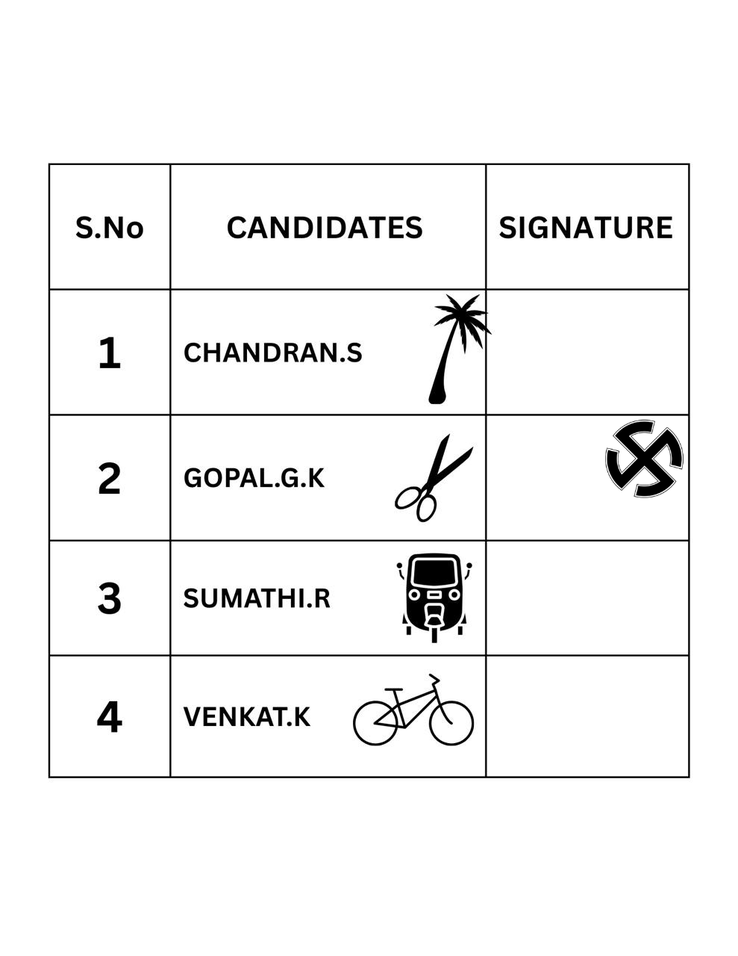
#> input picture Untitled design (10).png, 738 x 956 px, shrunk from 989 x 1280 before the run
$ python -i sample.py   (imports and definitions only)
#> lines starting #> are read from the running program, lines starting #| are printed output that depends on the picture; after the words box and inside, x2 and y2 are one past the last pixel; in counts of white or black regions, pixels touching at a corner belong together
#> further down, picture is the input picture: shape (956, 738, 3); min 0, max 255, mean 243.4
import cv2
import numpy as np
import os
import re
import time

def analyze_ballot_frame(frame):
    """
    Analyze a single frame from camera to detect ONLY the swastik seal in the 3rd row

    Args:
        frame: The camera frame to analyze

    Returns:
        tuple: (processed_frame, result_text)
    """
    # Get image dimensions
    height, width, _ = frame.shape
#> height = 956; width = 738

    # Define the grid (5 columns, 3 rows)
    col_width = width // 5
#> col_width = 147
    row_height = height // 3
#> row_height = 318

    # Extract ONLY third row cells
    third_row_y = 2 * row_height  # 0-indexed, so 2 is the third row
#> third_row_y = 636
    third_row = frame[third_row_y:third_row_y + row_height, 0:width]
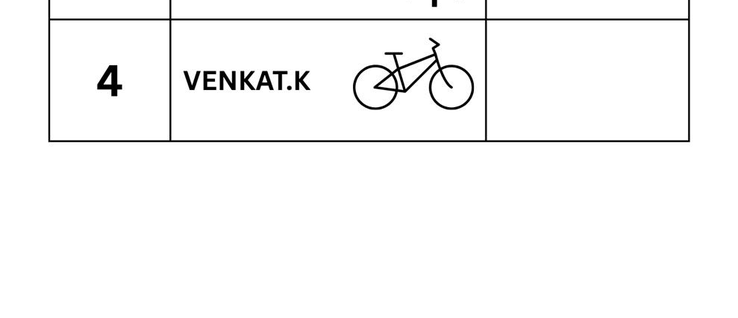
#> third_row: shape (318, 738, 3); min 0, max 255, mean 248.3
    second_row = 2 * row_height
#> second_row = 636

    # Create copies for visualization and processing
    result_frame = frame.copy()

    # Highlight the third row where we're looking for the seal
    cv2.rectangle(result_frame, (0, third_row_y), (width, third_row_y + row_height), (255, 255, 0), 2)
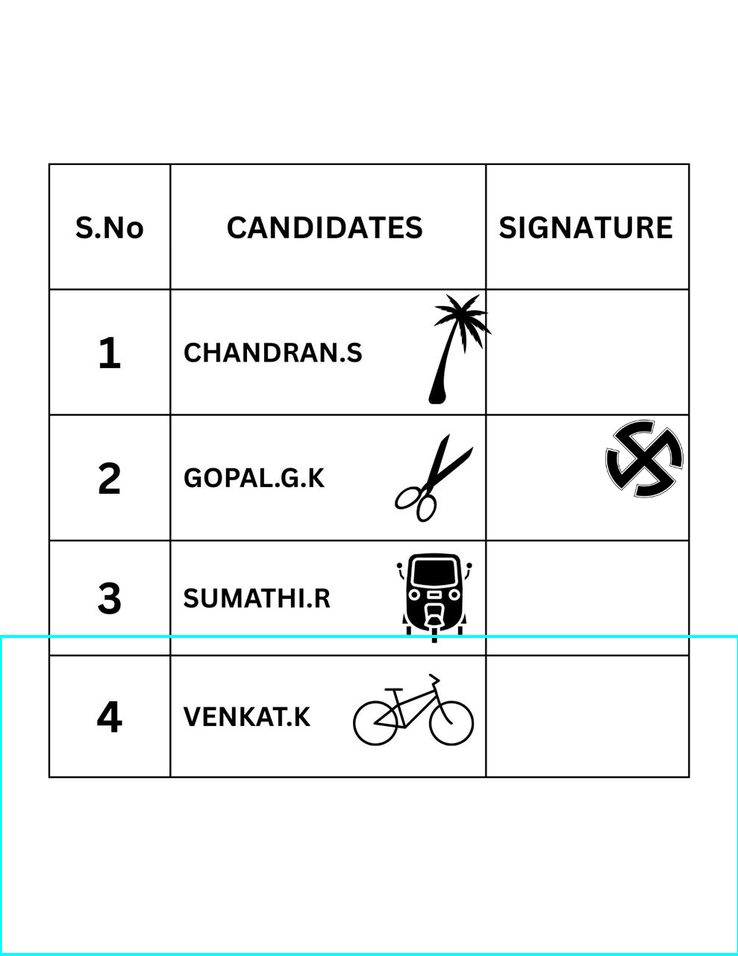
#> result_frame: shape (956, 738, 3); 0.76% of pixels changed, all inside (x1, y1, x2, y2) = (0, 635, 738, 956)

    # Draw column separators in the third row
    for i in range(1, 5):
        x = i * col_width
        cv2.line(result_frame, (x, third_row_y), (x, third_row_y + row_height), (255, 255, 0), 2)
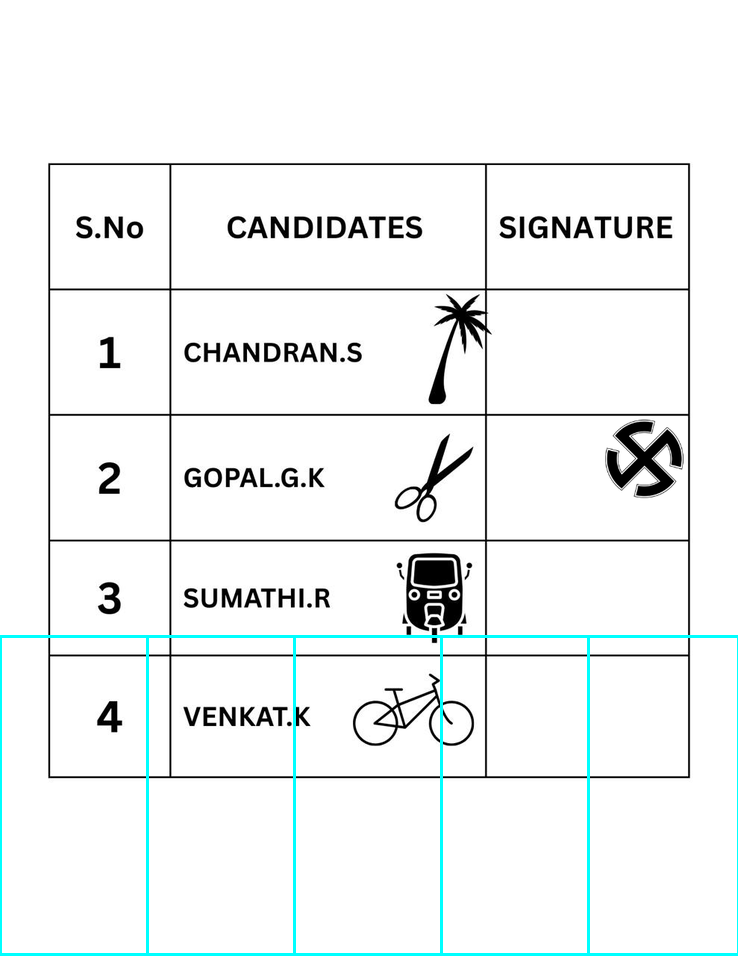
#> result_frame: shape (956, 738, 3); 0.54% of pixels changed, all inside (x1, y1, x2, y2) = (146, 638, 590, 953)

    # Function to detect ONLY swastik seal in a cell
    def detect_swastik(cell_img):
        # Convert to grayscale
        gray = cv2.cvtColor(cell_img, cv2.COLOR_BGR2GRAY)

        # Apply threshold to get binary image
        _, thresh = cv2.threshold(gray, 150, 255, cv2.THRESH_BINARY_INV)

        # Find contours
        contours, _ = cv2.findContours(thresh, cv2.RETR_EXTERNAL, cv2.CHAIN_APPROX_SIMPLE)

        # Filter contours by area to find potential swastik
        min_area = 100  # Adjust based on your image size and seal size
        swastik_contours = [cnt for cnt in contours if cv2.contourArea(cnt) > min_area]

        # If we have enough complex contours, it might be a swastik
        if len(swastik_contours) >= 3:
            # Check for cross-like pattern which is characteristic of swastik
            for cnt in swastik_contours:
                x, y, w, h = cv2.boundingRect(cnt)
                aspect_ratio = float(w) / h
                # Swastik typically has balanced dimensions
                if 0.7 < aspect_ratio < 1.3:
                    return True

        return False

    # Analyze each column ONLY in the third row
    swastik_column = -1
    for col in range(5):
        x_start = col * col_width
        x_end = (col + 1) * col_width

        # Extract the cell
        cell = third_row[:, x_start:x_end]

        # Check for swastik in this cell
        if detect_swastik(cell):
            swastik_column = col
            # Draw a rectangle around the detected cell
            cv2.rectangle(result_frame,
                         (x_start, third_row_y),
                         (x_end, third_row_y + row_height),
                         (0, 0, 255), 3)
            break
#> this loop made 2 passes
#> pass 1, in analyze_ballot_frame, `cell = third_row[:, x_start:x_end]`:
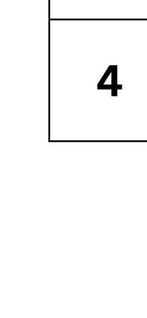
#> cell: shape (318, 147, 3); min 0, max 255, mean 249.6
#> pass 1, in detect_swastik, `_, thresh = cv2.threshold(gray, 150, 255, cv2.THRESH_BINARY_INV)`:
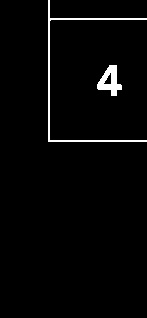
#> thresh: shape (318, 147); 2.3% white; 2 white regions, box (x1, y1, x2, y2) and area: (48, 0, 147, 142) 673, (97, 65, 122, 96) 398
#> pass 2, in analyze_ballot_frame, `cell = third_row[:, x_start:x_end]`:
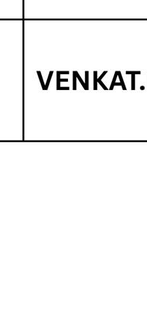
#> cell: shape (318, 147, 3); min 0, max 255, mean 245.6
#> after the loop:
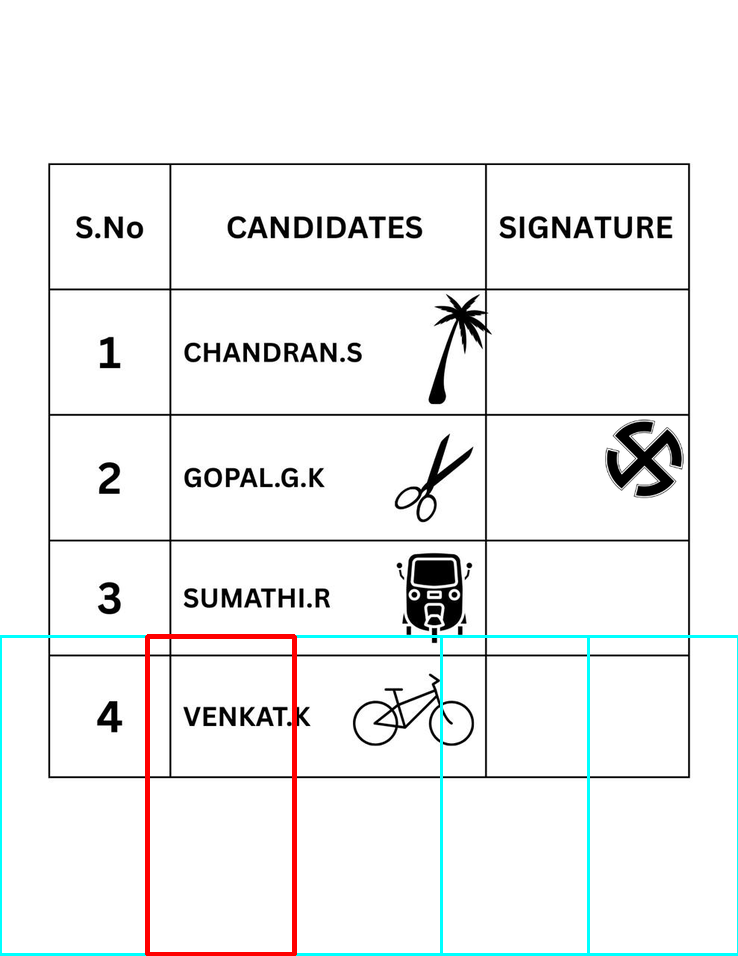
#> result_frame: shape (956, 738, 3); 0.64% of pixels changed, all inside (x1, y1, x2, y2) = (145, 634, 297, 956)

    # If swastik was not found
    if swastik_column == -1:
        result_text = "No swastik seal detected in the third row"
    else:
        result_text = f"Swastik seal detected in column {swastik_column + 1}"

    return result_frame, result_text, swastik_column

# [68 lines left out: function main, not called in this run]

# [2 lines not run here, left out]

>>> import cv2
>>> picture = cv2.imread('Untitled design (10).png')
>>> result = analyze_ballot_frame(picture)
